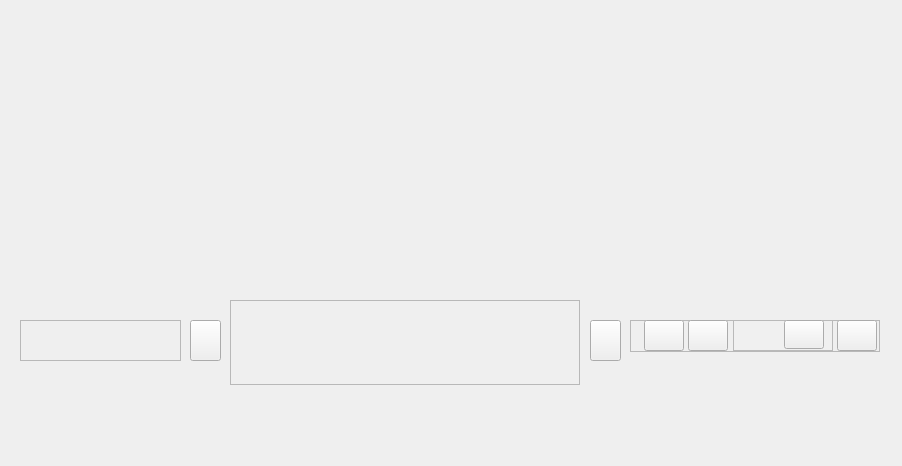
<?xml version="1.0" encoding="UTF-8"?>
<ui version="4.0">
 <class>DrawingBoard</class>
 <widget class="QWidget" name="DrawingBoard">
  <property name="geometry">
   <rect>
    <x>0</x>
    <y>0</y>
    <width>902</width>
    <height>466</height>
   </rect>
  </property>
  <property name="windowTitle">
   <string>Form</string>
  </property>
  <widget class="QWidget" name="verticalLayoutWidget_8">
   <property name="geometry">
    <rect>
     <x>20</x>
     <y>20</y>
     <width>801</width>
     <height>271</height>
    </rect>
   </property>
   <layout class="QVBoxLayout" name="verticalLayout" stretch="0">
    <item>
     <widget class="DB_BoardView" name="graphicsView">
      <property name="styleSheet">
       <string notr="true">#graphicsView{ 
border: none; 
   background-color: rgba(32, 32, 34,0); 
} </string>
      </property>
     </widget>
    </item>
   </layout>
  </widget>
  <widget class="Frame_1" name="frame_left">
   <property name="geometry">
    <rect>
     <x>20</x>
     <y>320</y>
     <width>161</width>
     <height>41</height>
    </rect>
   </property>
   <property name="sizePolicy">
    <sizepolicy hsizetype="MinimumExpanding" vsizetype="MinimumExpanding">
     <horstretch>0</horstretch>
     <verstretch>0</verstretch>
    </sizepolicy>
   </property>
   <property name="minimumSize">
    <size>
     <width>161</width>
     <height>0</height>
    </size>
   </property>
   <property name="styleSheet">
    <string notr="true"/>
   </property>
   <property name="frameShape">
    <enum>QFrame::StyledPanel</enum>
   </property>
   <property name="frameShadow">
    <enum>QFrame::Raised</enum>
   </property>
   <widget class="QWidget" name="horizontalLayoutWidget_5">
    <property name="geometry">
     <rect>
      <x>10</x>
      <y>0</y>
      <width>141</width>
      <height>36</height>
     </rect>
    </property>
    <layout class="QHBoxLayout" name="horizontalLayout_5">
     <property name="spacing">
      <number>0</number>
     </property>
     <property name="leftMargin">
      <number>0</number>
     </property>
     <property name="topMargin">
      <number>0</number>
     </property>
     <property name="rightMargin">
      <number>0</number>
     </property>
     <property name="bottomMargin">
      <number>0</number>
     </property>
     <item>
      <layout class="QVBoxLayout" name="vLayout_menu">
       <property name="spacing">
        <number>0</number>
       </property>
       <item>
        <widget class="PushButton_Basic" name="pMenu">
         <property name="sizePolicy">
          <sizepolicy hsizetype="Preferred" vsizetype="Preferred">
           <horstretch>0</horstretch>
           <verstretch>0</verstretch>
          </sizepolicy>
         </property>
         <property name="styleSheet">
          <string notr="true">QPushButton{
background-color: transparent;
border: none;
}

QPushButton::hover{
background-color: rgb(238, 238, 238);
}

QPushButton::checked {
background-color:  rgb(20, 134, 250);
}
</string>
         </property>
         <property name="text">
          <string/>
         </property>
         <property name="checkable">
          <bool>true</bool>
         </property>
        </widget>
       </item>
      </layout>
     </item>
     <item>
      <spacer name="horizontalSpacer_16">
       <property name="orientation">
        <enum>Qt::Horizontal</enum>
       </property>
       <property name="sizeHint" stdset="0">
        <size>
         <width>0</width>
         <height>0</height>
        </size>
       </property>
      </spacer>
     </item>
     <item>
      <layout class="QVBoxLayout" name="vLayout_minimize">
       <item>
        <widget class="PushButton_Basic" name="pMinimize">
         <property name="sizePolicy">
          <sizepolicy hsizetype="Preferred" vsizetype="Preferred">
           <horstretch>0</horstretch>
           <verstretch>0</verstretch>
          </sizepolicy>
         </property>
         <property name="styleSheet">
          <string notr="true">QPushButton{
background-color: transparent;
border: none;
}

QPushButton::hover{
background-color: rgb(238, 238, 238);
}
</string>
         </property>
         <property name="text">
          <string/>
         </property>
        </widget>
       </item>
      </layout>
     </item>
     <item>
      <spacer name="horizontalSpacer_17">
       <property name="orientation">
        <enum>Qt::Horizontal</enum>
       </property>
       <property name="sizeHint" stdset="0">
        <size>
         <width>0</width>
         <height>0</height>
        </size>
       </property>
      </spacer>
     </item>
     <item>
      <layout class="QVBoxLayout" name="vLayout_cloud">
       <item>
        <widget class="PushButton_Basic" name="pCloud">
         <property name="sizePolicy">
          <sizepolicy hsizetype="Preferred" vsizetype="Preferred">
           <horstretch>0</horstretch>
           <verstretch>0</verstretch>
          </sizepolicy>
         </property>
         <property name="styleSheet">
          <string notr="true">QPushButton{
background-color: transparent;
border: none;
}

QPushButton::hover{
background-color: rgb(238, 238, 238);
}</string>
         </property>
         <property name="text">
          <string/>
         </property>
        </widget>
       </item>
      </layout>
     </item>
    </layout>
   </widget>
  </widget>
  <widget class="Frame_1" name="frame_mid">
   <property name="geometry">
    <rect>
     <x>230</x>
     <y>300</y>
     <width>350</width>
     <height>85</height>
    </rect>
   </property>
   <property name="minimumSize">
    <size>
     <width>350</width>
     <height>85</height>
    </size>
   </property>
   <property name="styleSheet">
    <string notr="true"/>
   </property>
   <property name="frameShape">
    <enum>QFrame::StyledPanel</enum>
   </property>
   <property name="frameShadow">
    <enum>QFrame::Raised</enum>
   </property>
   <widget class="QWidget" name="horizontalLayoutWidget_6">
    <property name="geometry">
     <rect>
      <x>10</x>
      <y>10</y>
      <width>331</width>
      <height>61</height>
     </rect>
    </property>
    <layout class="QHBoxLayout" name="horizontalLayout_6">
     <property name="spacing">
      <number>0</number>
     </property>
     <property name="leftMargin">
      <number>0</number>
     </property>
     <property name="topMargin">
      <number>0</number>
     </property>
     <property name="rightMargin">
      <number>0</number>
     </property>
     <property name="bottomMargin">
      <number>0</number>
     </property>
     <item>
      <spacer name="horizontalSpacer_3">
       <property name="orientation">
        <enum>Qt::Horizontal</enum>
       </property>
       <property name="sizeHint" stdset="0">
        <size>
         <width>0</width>
         <height>0</height>
        </size>
       </property>
      </spacer>
     </item>
     <item>
      <layout class="QVBoxLayout" name="vlayout_select">
       <property name="spacing">
        <number>0</number>
       </property>
       <item>
        <widget class="PushButton_2" name="pSelect">
         <property name="sizePolicy">
          <sizepolicy hsizetype="Preferred" vsizetype="Preferred">
           <horstretch>0</horstretch>
           <verstretch>0</verstretch>
          </sizepolicy>
         </property>
         <property name="styleSheet">
          <string notr="true">QPushButton{
border: none;
}</string>
         </property>
         <property name="text">
          <string/>
         </property>
         <property name="checkable">
          <bool>true</bool>
         </property>
        </widget>
       </item>
      </layout>
     </item>
     <item>
      <spacer name="horizontalSpacer_5">
       <property name="orientation">
        <enum>Qt::Horizontal</enum>
       </property>
       <property name="sizeHint" stdset="0">
        <size>
         <width>0</width>
         <height>0</height>
        </size>
       </property>
      </spacer>
     </item>
     <item>
      <layout class="QVBoxLayout" name="vlayout_pen" stretch="0">
       <property name="spacing">
        <number>0</number>
       </property>
       <item>
        <widget class="PushButton_2" name="pPen">
         <property name="sizePolicy">
          <sizepolicy hsizetype="Preferred" vsizetype="Preferred">
           <horstretch>0</horstretch>
           <verstretch>0</verstretch>
          </sizepolicy>
         </property>
         <property name="styleSheet">
          <string notr="true">QPushButton{
border: none;
}</string>
         </property>
         <property name="text">
          <string/>
         </property>
         <property name="checkable">
          <bool>true</bool>
         </property>
        </widget>
       </item>
      </layout>
     </item>
     <item>
      <spacer name="horizontalSpacer_4">
       <property name="orientation">
        <enum>Qt::Horizontal</enum>
       </property>
       <property name="sizeHint" stdset="0">
        <size>
         <width>0</width>
         <height>0</height>
        </size>
       </property>
      </spacer>
     </item>
     <item>
      <layout class="QVBoxLayout" name="vlayout_eraser" stretch="0">
       <property name="spacing">
        <number>0</number>
       </property>
       <item>
        <widget class="PushButton_2" name="pEarser">
         <property name="sizePolicy">
          <sizepolicy hsizetype="Preferred" vsizetype="Preferred">
           <horstretch>0</horstretch>
           <verstretch>0</verstretch>
          </sizepolicy>
         </property>
         <property name="styleSheet">
          <string notr="true">QPushButton{
border: none;
}</string>
         </property>
         <property name="text">
          <string/>
         </property>
         <property name="checkable">
          <bool>true</bool>
         </property>
        </widget>
       </item>
      </layout>
     </item>
     <item>
      <spacer name="horizontalSpacer_6">
       <property name="orientation">
        <enum>Qt::Horizontal</enum>
       </property>
       <property name="sizeHint" stdset="0">
        <size>
         <width>0</width>
         <height>0</height>
        </size>
       </property>
      </spacer>
     </item>
     <item>
      <layout class="QVBoxLayout" name="vlayout_undo" stretch="0">
       <property name="spacing">
        <number>0</number>
       </property>
       <item>
        <widget class="PushButton_2" name="pUndo">
         <property name="sizePolicy">
          <sizepolicy hsizetype="Preferred" vsizetype="Preferred">
           <horstretch>0</horstretch>
           <verstretch>0</verstretch>
          </sizepolicy>
         </property>
         <property name="styleSheet">
          <string notr="true">QPushButton{
border: none;
}</string>
         </property>
         <property name="text">
          <string/>
         </property>
         <property name="checkable">
          <bool>false</bool>
         </property>
        </widget>
       </item>
      </layout>
     </item>
     <item>
      <spacer name="horizontalSpacer_7">
       <property name="orientation">
        <enum>Qt::Horizontal</enum>
       </property>
       <property name="sizeHint" stdset="0">
        <size>
         <width>0</width>
         <height>0</height>
        </size>
       </property>
      </spacer>
     </item>
     <item>
      <layout class="QVBoxLayout" name="vlayout_redo" stretch="0">
       <property name="spacing">
        <number>0</number>
       </property>
       <item>
        <widget class="PushButton_2" name="pRedo">
         <property name="sizePolicy">
          <sizepolicy hsizetype="Preferred" vsizetype="Preferred">
           <horstretch>0</horstretch>
           <verstretch>0</verstretch>
          </sizepolicy>
         </property>
         <property name="styleSheet">
          <string notr="true">QPushButton{
border: none;
}</string>
         </property>
         <property name="text">
          <string/>
         </property>
         <property name="checkable">
          <bool>false</bool>
         </property>
        </widget>
       </item>
      </layout>
     </item>
     <item>
      <spacer name="horizontalSpacer_8">
       <property name="orientation">
        <enum>Qt::Horizontal</enum>
       </property>
       <property name="sizeHint" stdset="0">
        <size>
         <width>0</width>
         <height>0</height>
        </size>
       </property>
      </spacer>
     </item>
     <item>
      <layout class="QVBoxLayout" name="vlayout_more" stretch="0">
       <property name="spacing">
        <number>0</number>
       </property>
       <item>
        <widget class="PushButton_2" name="pMore">
         <property name="sizePolicy">
          <sizepolicy hsizetype="Preferred" vsizetype="Preferred">
           <horstretch>0</horstretch>
           <verstretch>0</verstretch>
          </sizepolicy>
         </property>
         <property name="styleSheet">
          <string notr="true">QPushButton{
border: none;
}</string>
         </property>
         <property name="text">
          <string/>
         </property>
         <property name="checkable">
          <bool>false</bool>
         </property>
        </widget>
       </item>
      </layout>
     </item>
     <item>
      <spacer name="horizontalSpacer_9">
       <property name="orientation">
        <enum>Qt::Horizontal</enum>
       </property>
       <property name="sizeHint" stdset="0">
        <size>
         <width>0</width>
         <height>0</height>
        </size>
       </property>
      </spacer>
     </item>
    </layout>
   </widget>
  </widget>
  <widget class="DB_CustomPushButton_9" name="pSwitchLeft">
   <property name="geometry">
    <rect>
     <x>190</x>
     <y>320</y>
     <width>31</width>
     <height>41</height>
    </rect>
   </property>
   <property name="sizePolicy">
    <sizepolicy hsizetype="MinimumExpanding" vsizetype="MinimumExpanding">
     <horstretch>0</horstretch>
     <verstretch>0</verstretch>
    </sizepolicy>
   </property>
   <property name="minimumSize">
    <size>
     <width>31</width>
     <height>0</height>
    </size>
   </property>
   <property name="styleSheet">
    <string notr="true"/>
   </property>
   <property name="text">
    <string/>
   </property>
  </widget>
  <widget class="Frame_1" name="frame_right">
   <property name="geometry">
    <rect>
     <x>630</x>
     <y>320</y>
     <width>250</width>
     <height>32</height>
    </rect>
   </property>
   <property name="sizePolicy">
    <sizepolicy hsizetype="MinimumExpanding" vsizetype="MinimumExpanding">
     <horstretch>0</horstretch>
     <verstretch>0</verstretch>
    </sizepolicy>
   </property>
   <property name="minimumSize">
    <size>
     <width>250</width>
     <height>0</height>
    </size>
   </property>
   <property name="styleSheet">
    <string notr="true"/>
   </property>
   <property name="frameShape">
    <enum>QFrame::StyledPanel</enum>
   </property>
   <property name="frameShadow">
    <enum>QFrame::Raised</enum>
   </property>
   <widget class="QWidget" name="horizontalLayoutWidget_7">
    <property name="geometry">
     <rect>
      <x>10</x>
      <y>0</y>
      <width>241</width>
      <height>31</height>
     </rect>
    </property>
    <layout class="QHBoxLayout" name="horizontalLayout_7">
     <property name="spacing">
      <number>0</number>
     </property>
     <property name="leftMargin">
      <number>0</number>
     </property>
     <property name="topMargin">
      <number>0</number>
     </property>
     <property name="rightMargin">
      <number>0</number>
     </property>
     <property name="bottomMargin">
      <number>0</number>
     </property>
     <item>
      <spacer name="horizontalSpacer_10">
       <property name="orientation">
        <enum>Qt::Horizontal</enum>
       </property>
       <property name="sizeHint" stdset="0">
        <size>
         <width>0</width>
         <height>0</height>
        </size>
       </property>
      </spacer>
     </item>
     <item>
      <widget class="PushButton_Basic" name="pAdd">
       <property name="sizePolicy">
        <sizepolicy hsizetype="Preferred" vsizetype="Preferred">
         <horstretch>0</horstretch>
         <verstretch>0</verstretch>
        </sizepolicy>
       </property>
       <property name="styleSheet">
        <string notr="true">QPushButton{
border-image: url(&quot;:/images/main/mainpixmap/tianjia_1@2x.png&quot;);
border: none;
}

QPushButton::hover{
border-image: url(&quot;:/images/main/mainpixmap/tianjia2_1@2x.png&quot;);
}</string>
       </property>
       <property name="text">
        <string/>
       </property>
      </widget>
     </item>
     <item>
      <spacer name="horizontalSpacer_12">
       <property name="orientation">
        <enum>Qt::Horizontal</enum>
       </property>
       <property name="sizeHint" stdset="0">
        <size>
         <width>0</width>
         <height>0</height>
        </size>
       </property>
      </spacer>
     </item>
     <item>
      <widget class="PushButton_Basic" name="pLastPage">
       <property name="sizePolicy">
        <sizepolicy hsizetype="Preferred" vsizetype="Preferred">
         <horstretch>0</horstretch>
         <verstretch>0</verstretch>
        </sizepolicy>
       </property>
       <property name="styleSheet">
        <string notr="true">QPushButton{
border-image: url(&quot;:/images/main/shangyiye_1@2x.png&quot;);
border: none;
}</string>
       </property>
       <property name="text">
        <string/>
       </property>
      </widget>
     </item>
     <item>
      <spacer name="horizontalSpacer_11">
       <property name="orientation">
        <enum>Qt::Horizontal</enum>
       </property>
       <property name="sizeHint" stdset="0">
        <size>
         <width>0</width>
         <height>0</height>
        </size>
       </property>
      </spacer>
     </item>
     <item>
      <widget class="QFrame" name="frame_page">
       <property name="minimumSize">
        <size>
         <width>100</width>
         <height>0</height>
        </size>
       </property>
       <property name="styleSheet">
        <string notr="true">#frame_page{
border-color: rgba(204, 204, 204, 255);
background: rgba(240, 240, 240, 255);
}</string>
       </property>
       <property name="frameShape">
        <enum>QFrame::StyledPanel</enum>
       </property>
       <property name="frameShadow">
        <enum>QFrame::Raised</enum>
       </property>
       <widget class="QWidget" name="horizontalLayoutWidget_8">
        <property name="geometry">
         <rect>
          <x>10</x>
          <y>0</y>
          <width>81</width>
          <height>29</height>
         </rect>
        </property>
        <layout class="QHBoxLayout" name="horizontalLayout_8" stretch="1,0">
         <property name="spacing">
          <number>0</number>
         </property>
         <item>
          <widget class="QLabel" name="label_page">
           <property name="styleSheet">
            <string notr="true">QLabel{
color: rgb(68, 68, 68);
}</string>
           </property>
           <property name="text">
            <string/>
           </property>
           <property name="alignment">
            <set>Qt::AlignCenter</set>
           </property>
          </widget>
         </item>
         <item>
          <widget class="PushButton_Basic" name="pShowPage">
           <property name="sizePolicy">
            <sizepolicy hsizetype="MinimumExpanding" vsizetype="MinimumExpanding">
             <horstretch>0</horstretch>
             <verstretch>0</verstretch>
            </sizepolicy>
           </property>
           <property name="styleSheet">
            <string notr="true">QPushButton{
border-image: url(&quot;:/images/main/mainpixmap/zhankai_1@2x.png&quot;);
border: none;
}

QPushButton::checked{
border-image: url(&quot;:/images/main/mainpixmap/zhankai2_1@2x.png&quot;);
}</string>
           </property>
           <property name="text">
            <string/>
           </property>
           <property name="checkable">
            <bool>true</bool>
           </property>
          </widget>
         </item>
        </layout>
       </widget>
      </widget>
     </item>
     <item>
      <spacer name="horizontalSpacer_13">
       <property name="orientation">
        <enum>Qt::Horizontal</enum>
       </property>
       <property name="sizeHint" stdset="0">
        <size>
         <width>0</width>
         <height>0</height>
        </size>
       </property>
      </spacer>
     </item>
     <item>
      <widget class="PushButton_Basic" name="pNextPage">
       <property name="sizePolicy">
        <sizepolicy hsizetype="Preferred" vsizetype="Preferred">
         <horstretch>0</horstretch>
         <verstretch>0</verstretch>
        </sizepolicy>
       </property>
       <property name="styleSheet">
        <string notr="true">QPushButton{
border-image: url(&quot;:/images/main/xiayiye_1@2x.png&quot;);
border: none;
}</string>
       </property>
       <property name="text">
        <string/>
       </property>
      </widget>
     </item>
     <item>
      <spacer name="horizontalSpacer_14">
       <property name="orientation">
        <enum>Qt::Horizontal</enum>
       </property>
       <property name="sizeHint" stdset="0">
        <size>
         <width>0</width>
         <height>0</height>
        </size>
       </property>
      </spacer>
     </item>
    </layout>
   </widget>
  </widget>
  <widget class="DB_CustomPushButton_9" name="pSwitchRight">
   <property name="geometry">
    <rect>
     <x>590</x>
     <y>320</y>
     <width>31</width>
     <height>41</height>
    </rect>
   </property>
   <property name="sizePolicy">
    <sizepolicy hsizetype="MinimumExpanding" vsizetype="MinimumExpanding">
     <horstretch>0</horstretch>
     <verstretch>0</verstretch>
    </sizepolicy>
   </property>
   <property name="minimumSize">
    <size>
     <width>31</width>
     <height>0</height>
    </size>
   </property>
   <property name="styleSheet">
    <string notr="true"/>
   </property>
   <property name="text">
    <string/>
   </property>
  </widget>
 </widget>
 <customwidgets>
  <customwidget>
   <class>PushButton_Basic</class>
   <extends>QPushButton</extends>
   <header>Custom/PushButton/pushbutton_basic.h</header>
  </customwidget>
  <customwidget>
   <class>Frame_1</class>
   <extends>QFrame</extends>
   <header>Custom/Frame/frame_1.h</header>
   <container>1</container>
  </customwidget>
  <customwidget>
   <class>DB_BoardView</class>
   <extends>QGraphicsView</extends>
   <header location="global">mod_draw/boardview.h</header>
  </customwidget>
  <customwidget>
   <class>DB_CustomPushButton_9</class>
   <extends>QPushButton</extends>
   <header>CustomWidget/db_custompushbutton.h</header>
  </customwidget>
  <customwidget>
   <class>PushButton_2</class>
   <extends>QPushButton</extends>
   <header>Custom/PushButton/pushbutton_2.h</header>
  </customwidget>
 </customwidgets>
 <resources/>
 <connections/>
</ui>
